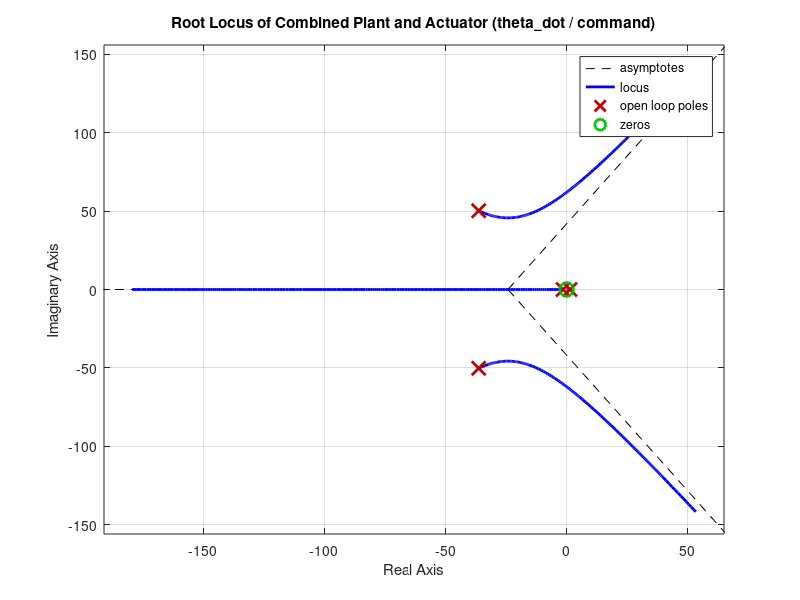

This chart was generated by the following MATLAB code:
clear
clc
close all

%% Plant model (TVC Rocket - Max Q @ t=60s)
% Physical parameters (SI units)
m = 1277.9;             % rocket mass (kg)
rho = 0.5;              % air density (kg/m³)
V = 340.8;              % velocity (m/s) - Transonic
S = 0.200296;           % reference area (m²)
L = 9.542;              % reference length (m)
I = 2.38e4;             % moment of inertia about pitch axis (kg⋅m²)
T = 2.64e4;             % thrust (N)
L_arm = 3.9;            % TVC moment arm from CG to nozzle (m)

% Aerodynamic coefficients
CLa = 2.0;              % lift curve slope (1/rad)
Cma = 0.885;            % moment curve slope (1/rad) - positive = unstable
Cmq = -1.05;            % pitch damping coefficient (1/rad)

% Calculate derived constants
q = 0.5 * rho * V^2;
d1 = (rho * V * S)/(2 * m) * CLa + T/(m * V);
d2 = T * L_arm / I;
d3 = (rho * V^2 * S * L)/(2 * I) * Cma;
d4 = (rho * V * S * L^2)/(2 * I) * Cmq;
d5 = T / (m * V);

%% Basic 3-State Plant
% States: [alpha, theta, theta_dot]
A_plant = [-d1  0   1;
            0   0   1;
            d3  0   d4];

B_plant = [-d5;
            0;
            d2];
        
D_plant = zeros(3,1);

fprintf('=== Transfer Function Generation ===\n');

%% 1. Transfer Function for alpha / nozzle_angle
fprintf('\nG_alpha(s) = alpha(s) / delta(s)\n');
C_alpha = [1 0 0];
sys_alpha = ss(A_plant, B_plant, C_alpha, D_plant(1));
G_alpha = tf(sys_alpha);
G_alpha


%% 2. Transfer Function for theta / nozzle_angle
fprintf('\nG_theta(s) = theta(s) / delta(s)\n');
C_theta = [0 1 0];
sys_theta = ss(A_plant, B_plant, C_theta, D_plant(2));
G_theta = tf(sys_theta);
G_theta


%% Transfer Function for theta_dot / nozzle_angle
fprintf('\nG_thetadot(s) = thetadot(s) / delta(s)\n');
C_thetadot = [0 0 1];
sys_thetadot = ss(A_plant, B_plant, C_thetadot, D_plant(3));
G_thetadot = tf(sys_thetadot);
fprintf('Plant Transfer Function (G_thetadot):\n');
G_thetadot


%% Actuator Model
% Second order actuator parameters
natural_frequency = 62; % rad/s
damping_ratio = 0.5858;

% Create the actuator transfer function
% G_actuator(s) = (wn^2) / (s^2 + 2*zeta*wn*s + wn^2)
num_actuator = natural_frequency^2;
den_actuator = [1, 2*damping_ratio*natural_frequency, natural_frequency^2];
G_actuator = tf(num_actuator, den_actuator);
fprintf('\nActuator Transfer Function (G_actuator):\n');
G_actuator


%% Combined Plant and Actuator Model
% Multiply the transfer functions since they are in series
G_combined = G_thetadot * G_actuator;
fprintf('\nCombined Plant and Actuator Transfer Function (G_combined):\n');
G_combined

% Plot the Root Locus of the combined system
figure;
rlocus(G_combined);
title('Root Locus of Combined Plant and Actuator (theta\_dot / command)');
xlabel('Real Axis');
ylabel('Imaginary Axis');
grid on;